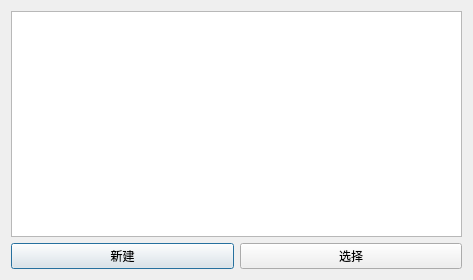
<?xml version="1.0" encoding="UTF-8"?>
<ui version="4.0">
 <class>SelectFolder</class>
 <widget class="QDialog" name="SelectFolder">
  <property name="geometry">
   <rect>
    <x>0</x>
    <y>0</y>
    <width>473</width>
    <height>280</height>
   </rect>
  </property>
  <property name="minimumSize">
   <size>
    <width>473</width>
    <height>280</height>
   </size>
  </property>
  <property name="maximumSize">
   <size>
    <width>473</width>
    <height>280</height>
   </size>
  </property>
  <property name="windowTitle">
   <string>选择配置文件</string>
  </property>
  <layout class="QVBoxLayout" name="verticalLayout_2">
   <item>
    <layout class="QVBoxLayout" name="verticalLayout" stretch="0,0">
     <item>
      <widget class="QListWidget" name="listWidget"/>
     </item>
     <item>
      <layout class="QHBoxLayout" name="horizontalLayout">
       <item>
        <widget class="QPushButton" name="pushButton_2">
         <property name="text">
          <string>新建</string>
         </property>
        </widget>
       </item>
       <item>
        <widget class="QPushButton" name="pushButton">
         <property name="text">
          <string>选择</string>
         </property>
        </widget>
       </item>
      </layout>
     </item>
    </layout>
   </item>
  </layout>
 </widget>
 <resources/>
 <connections>
  <connection>
   <sender>pushButton</sender>
   <signal>clicked()</signal>
   <receiver>SelectFolder</receiver>
   <slot>OnBrowseOther()</slot>
   <hints>
    <hint type="sourcelabel">
     <x>248</x>
     <y>347</y>
    </hint>
    <hint type="destinationlabel">
     <x>248</x>
     <y>184</y>
    </hint>
   </hints>
  </connection>
  <connection>
   <sender>listWidget</sender>
   <signal>itemDoubleClicked(QListWidgetItem*)</signal>
   <receiver>SelectFolder</receiver>
   <slot>OnListViewClicked()</slot>
   <hints>
    <hint type="sourcelabel">
     <x>236</x>
     <y>125</y>
    </hint>
    <hint type="destinationlabel">
     <x>236</x>
     <y>139</y>
    </hint>
   </hints>
  </connection>
  <connection>
   <sender>pushButton_2</sender>
   <signal>clicked()</signal>
   <receiver>SelectFolder</receiver>
   <slot>OnCreateNew()</slot>
   <hints>
    <hint type="sourcelabel">
     <x>122</x>
     <y>257</y>
    </hint>
    <hint type="destinationlabel">
     <x>236</x>
     <y>139</y>
    </hint>
   </hints>
  </connection>
 </connections>
 <slots>
  <slot>OnListViewClicked()</slot>
  <slot>OnBrowseOther()</slot>
  <slot>OnCreateNew()</slot>
 </slots>
</ui>
